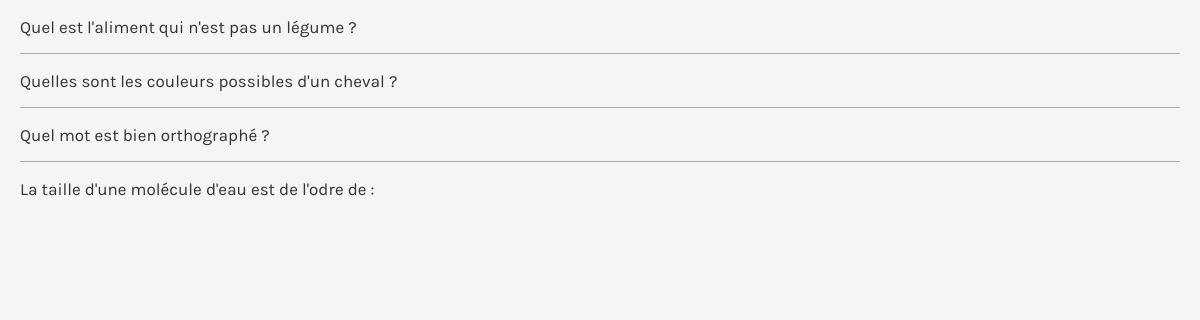
Screenshot of /frame_form_questions.php?id=1 (signed in) with the database file from the repository.
### tables this page shows
CREATE TABLE question
(
	question_id INTEGER AUTO_INCREMENT NOT NULL,
    question_questionnaire_id INTEGER NOT NULL,
    question_num INTEGER NOT NULL,
    question_content varchar(255) NOT NULL,
    question_type enum('checkbox','radio') NOT NULL,
	question_hint TEXT,
    question_weight enum('1', '2', '3', '4', '5') NOT NULL DEFAULT 1,
    PRIMARY KEY (question_id),
    FOREIGN KEY (question_questionnaire_id) REFERENCES questionnaire(questionnaire_id) ON DELETE CASCADE
);

### frame_form_questions.php (the view, shortened to what this page needs)
<?php
require_once("include/auth.class.php");
function littleCasify($str) {
	$a = array('À', 'Á', 'Â', 'Ã', 'Ä', 'Å', 'Æ', 'Ç', 'È', 'É', 'Ê', 'Ë', 'Ì', 'Í', 'Î', 'Ï', 'Ð', 'Ñ', 'Ò', 'Ó', 'Ô', 'Õ', 'Ö', 'Ø', 'Ù', 'Ú', 'Û', 'Ü', 'Ý', 'ß', 'à', 'á', 'â', 'ã', 'ä', 'å', 'æ', 'ç', 'è', 'é', 'ê', 'ë', 'ì', 'í', 'î', 'ï', 'ñ', 'ò', 'ó', 'ô', 'õ', 'ö', 'ø', 'ù', 'ú', 'û', 'ü', 'ý', 'ÿ', 'Ā', 'ā', 'Ă', 'ă', 'Ą', 'ą', 'Ć', 'ć', 'Ĉ', 'ĉ', 'Ċ', 'ċ', 'Č', 'č', 'Ď', 'ď', 'Đ', 'đ', 'Ē', 'ē', 'Ĕ', 'ĕ', 'Ė', 'ė', 'Ę', 'ę', 'Ě', 'ě', 'Ĝ', 'ĝ', 'Ğ', 'ğ', 'Ġ', 'ġ', 'Ģ', 'ģ', 'Ĥ', 'ĥ', 'Ħ', 'ħ', 'Ĩ', 'ĩ', 'Ī', 'ī', 'Ĭ', 'ĭ', 'Į', 'į', 'İ', 'ı', 'Ĳ', 'ĳ', 'Ĵ', 'ĵ', 'Ķ', 'ķ', 'Ĺ', 'ĺ', 'Ļ', 'ļ', 'Ľ', 'ľ', 'Ŀ', 'ŀ', 'Ł', 'ł', 'Ń', 'ń', 'Ņ', 'ņ', 'Ň', 'ň', 'ŉ', 'Ō', 'ō', 'Ŏ', 'ŏ', 'Ő', 'ő', 'Œ', 'œ', 'Ŕ', 'ŕ', 'Ŗ', 'ŗ', 'Ř', 'ř', 'Ś', 'ś', 'Ŝ', 'ŝ', 'Ş', 'ş', 'Š', 'š', 'Ţ', 'ţ', 'Ť', 'ť', 'Ŧ', 'ŧ', 'Ũ', 'ũ', 'Ū', 'ū', 'Ŭ', 'ŭ', 'Ů', 'ů', 'Ű', 'ű', 'Ų', 'ų', 'Ŵ', 'ŵ', 'Ŷ', 'ŷ', 'Ÿ', 'Ź', 'ź', 'Ż', 'ż', 'Ž', 'ž', 'ſ', 'ƒ', 'Ơ', 'ơ', 'Ư', 'ư', 'Ǎ', 'ǎ', 'Ǐ', 'ǐ', 'Ǒ', 'ǒ', 'Ǔ', 'ǔ', 'Ǖ', 'ǖ', 'Ǘ', 'ǘ', 'Ǚ', 'ǚ', 'Ǜ', 'ǜ', 'Ǻ', 'ǻ', 'Ǽ', 'ǽ', 'Ǿ', 'ǿ', 'Ά', 'ά', 'Έ', 'έ', 'Ό', 'ό', 'Ώ', 'ώ', 'Ί', 'ί', 'ϊ', 'ΐ', 'Ύ', 'ύ', 'ϋ', 'ΰ', 'Ή', 'ή', '\'');
	$b = array('A', 'A', 'A', 'A', 'A', 'A', 'AE', 'C', 'E', 'E', 'E', 'E', 'I', 'I', 'I', 'I', 'D', 'N', 'O', 'O', 'O', 'O', 'O', 'O', 'U', 'U', 'U', 'U', 'Y', 's', 'a', 'a', 'a', 'a', 'a', 'a', 'ae', 'c', 'e', 'e', 'e', 'e', 'i', 'i', 'i', 'i', 'n', 'o', 'o', 'o', 'o', 'o', 'o', 'u', 'u', 'u', 'u', 'y', 'y', 'A', 'a', 'A', 'a', 'A', 'a', 'C', 'c', 'C', 'c', 'C', 'c', 'C', 'c', 'D', 'd', 'D', 'd', 'E', 'e', 'E', 'e', 'E', 'e', 'E', 'e', 'E', 'e', 'G', 'g', 'G', 'g', 'G', 'g', 'G', 'g', 'H', 'h', 'H', 'h', 'I', 'i', 'I', 'i', 'I', 'i', 'I', 'i', 'I', 'i', 'IJ', 'ij', 'J', 'j', 'K', 'k', 'L', 'l', 'L', 'l', 'L', 'l', 'L', 'l', 'l', 'l', 'N', 'n', 'N', 'n', 'N', 'n', 'n', 'O', 'o', 'O', 'o', 'O', 'o', 'OE', 'oe', 'R', 'r', 'R', 'r', 'R', 'r', 'S', 's', 'S', 's', 'S', 's', 'S', 's', 'T', 't', 'T', 't', 'T', 't', 'U', 'u', 'U', 'u', 'U', 'u', 'U', 'u', 'U', 'u', 'U', 'u', 'W', 'w', 'Y', 'y', 'Y', 'Z', 'z', 'Z', 'z', 'Z', 'z', 's', 'f', 'O', 'o', 'U', 'u', 'A', 'a', 'I', 'i', 'O', 'o', 'U', 'u', 'U', 'u', 'U', 'u', 'U', 'u', 'U', 'u', 'A', 'a', 'AE', 'ae', 'O', 'o', 'Α', 'α', 'Ε', 'ε', 'Ο', 'ο', 'Ω', 'ω', 'Ι', 'ι', 'ι', 'ι', 'Υ', 'υ', 'υ', 'υ', 'Η', 'η', ' ');
	$str =  strtolower(str_replace($a, $b, $str));
	$str =  preg_replace('`[^0-9a-z- ]`', '', $str);
	return trim($str);
}
?>
<!DOCTYPE html>
<html>
	<head>
		<link rel="stylesheet" type="text/css" href="css/main.css">
	</head>
	<body>
		<ul id="questions_framed">
			<?php
			$query = '	SELECT *
						FROM question q
						WHERE question_questionnaire_id = '.$_GET["id"].'
						ORDER BY question_num ASC, question_id ASC';
			$questions_result = $_MYSQLI->query($query);
			while($question = $questions_result->fetch_object()) {
				echo '<li id="'.$question->question_id.'" onclick="parent.QuestionSelectQuestionController(this)" name="'.littleCasify(($question->question_content)).'">'.($question->question_content).'</li>'."\n";
			}
			?>
		</ul>
	</body>
</html>

### css/main.css (style rules this page uses)
body { margin:0; font-family: 'Karla', sans-serif; font-size: 17px; line-height: 36px; background: #f5f5f5; }
#questions_framed { padding:0; margin:0; }
#questions_framed li { margin: 0 20px; color: #333333; padding: 8.5px 0; border-bottom: solid #AAAAAA 1px; white-space: nowrap; overflow: hidden; text-overflow: ellipsis; cursor:pointer; }
#questions_framed li:last-child { border-bottom: 0; }

### rows the page displays
question: question_content "Quel est l'aliment qui n'est pas un légume ?"
question: question_content "Quelles sont les couleurs possibles d'un cheval ?"
question: question_content "Quel mot est bien orthographé ?"
question: question_content "La taille d'une molécule d'eau est de l'odre de :"
